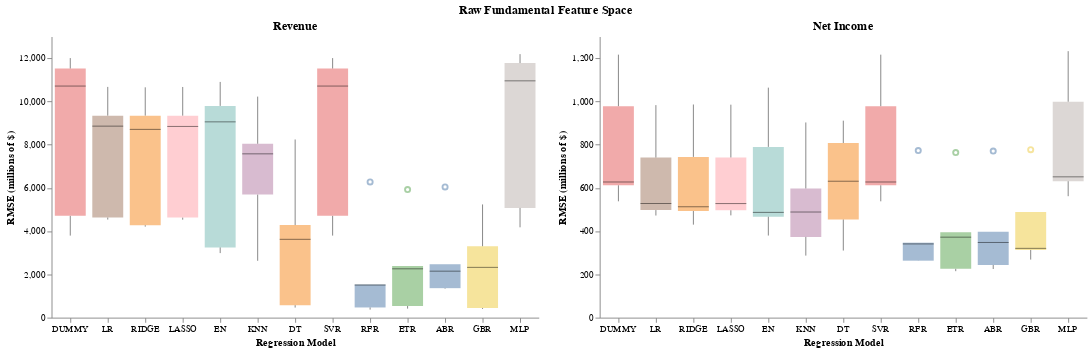

The code cell stored with this chart in its notebook:
### Code cell
full_chart = (rev_chart | ear_chart ).properties(
    title=alt.TitleParams('Raw Fundamental Feature Space', anchor='middle'))
full_chart.configure_view(stroke=None)

### Figure 1 — Vega-Lite specification as saved in the notebook (floating-point values rounded to 4 significant figures)
{"config": {"view": {"continuousWidth": 300, "continuousHeight": 300, "stroke": null}}, "hconcat": [{"data": {"name": "data-3e1e4878b1d128ac7ae00c568484fe6a"}, "mark": {"type": "boxplot", "median": {"color": "black", "strokeWidth": 3}, "opacity": 0.5, "size": 33}, "encoding": {"color": {"field": "model", "legend": null, "type": "nominal"}, "x": {"axis": {"grid": false, "labelAngle": 0}, "field": "model", "sort": ["DUMMY", "LR", "RIDGE", "LASSO", "EN", "KNN", "DT", "SVR", "RFR", "ETR", "ABR", "GBR", "MLP"], "title": "Regression Model", "type": "nominal"}, "y": {"axis": {"grid": false}, "field": "rmse", "title": "RMSE (millions of $)", "type": "quantitative"}}, "height": 300, "title": "Revenue", "width": 520}, {"data": {"name": "data-32b705864bf13af1b564297a31bd0d81"}, "mark": {"type": "boxplot", "median": {"color": "black", "strokeWidth": 3}, "opacity": 0.5, "size": 33}, "encoding": {"color": {"field": "model", "legend": null, "type": "nominal"}, "x": {"axis": {"grid": false, "labelAngle": 0}, "field": "model", "sort": ["DUMMY", "LR", "RIDGE", "LASSO", "EN", "KNN", "DT", "SVR", "RFR", "ETR", "ABR", "GBR", "MLP"], "title": "Regression Model", "type": "nominal"}, "y": {"axis": {"grid": false}, "field": "rmse", "title": "RMSE (millions of $)", "type": "quantitative"}}, "height": 300, "title": "Net Income", "width": 520}], "title": {"text": "Raw Fundamental Feature Space", "anchor": "middle"}, "$schema": "https://vega.github.io/schema/vega-lite/v5.20.1.json", "datasets": {"data-3e1e4878b1d128ac7ae00c568484fe6a": [{"model": "DUMMY", "rmse": 4708.0}, {"model": "DUMMY", "rmse": 12000.0}, {"model": "DUMMY", "rmse": 10710.0}, {"model": "DUMMY", "rmse": 11520.0}, {"model": "DUMMY", "rmse": 3794.0}, {"model": "LR", "rmse": 4630.0}, {"model": "LR", "rmse": 10670.0}, {"model": "LR", "rmse": 8857.0}, {"model": "LR", "rmse": 9341.0}, {"model": "LR", "rmse": 4535.0}, {"model": "RIDGE", "rmse": 4208.0}, {"model": "RIDGE", "rmse": 10650.0}, {"model": "RIDGE", "rmse": 8708.0}, {"model": "RIDGE", "rmse": 9342.0}, {"model": "RIDGE", "rmse": 4275.0}, {"model": "LASSO", "rmse": 4628.0}, {"model": "LASSO", "rmse": 10670.0}, {"model": "LASSO", "rmse": 8844.0}, {"model": "LASSO", "rmse": 9339.0}, {"model": "LASSO", "rmse": 4530.0}, {"model": "EN", "rmse": 3249.0}, {"model": "EN", "rmse": 10900.0}, {"model": "EN", "rmse": 9054.0}, {"model": "EN", "rmse": 9792.0}, {"model": "EN", "rmse": 2985.0}, {"model": "KNN", "rmse": 2629.0}, {"model": "KNN", "rmse": 10220.0}, {"model": "KNN", "rmse": 8040.0}, {"model": "KNN", "rmse": 7575.0}, {"model": "KNN", "rmse": 5691.0}, {"model": "DT", "rmse": 577.0}, {"model": "DT", "rmse": 3623.0}, {"model": "DT", "rmse": 4281.0}, {"model": "DT", "rmse": 8240.0}, {"model": "DT", "rmse": 465.5}, {"model": "SVR", "rmse": 4708.0}, {"model": "SVR", "rmse": 12000.0}, {"model": "SVR", "rmse": 10710.0}, {"model": "SVR", "rmse": 11520.0}, {"model": "SVR", "rmse": 3794.0}, {"model": "RFR", "rmse": 470.8}, {"model": "RFR", "rmse": 6277.0}, {"model": "RFR", "rmse": 1532.0}, {"model": "RFR", "rmse": 1509.0}, {"model": "RFR", "rmse": 371.5}, {"model": "ETR", "rmse": 537.3}, {"model": "ETR", "rmse": 5925.0}, {"model": "ETR", "rmse": 2258.0}, {"model": "ETR", "rmse": 2392.0}, {"model": "ETR", "rmse": 416.5}, {"model": "ABR", "rmse": 1363.0}, {"model": "ABR", "rmse": 6043.0}, {"model": "ABR", "rmse": 2150.0}, {"model": "ABR", "rmse": 2470.0}, {"model": "ABR", "rmse": 1336.0}, {"model": "GBR", "rmse": 446.8}, {"model": "GBR", "rmse": 5236.0}, {"model": "GBR", "rmse": 2326.0}, {"model": "GBR", "rmse": 3301.0}, {"model": "GBR", "rmse": 402.1}, {"model": "MLP", "rmse": 5076.0}, {"model": "MLP", "rmse": 12190.0}, {"model": "MLP", "rmse": 10950.0}, {"model": "MLP", "rmse": 11770.0}, {"model": "MLP", "rmse": 4177.0}], "data-32b705864bf13af1b564297a31bd0d81": [{"model": "DUMMY", "rmse": 538.0}, {"model": "DUMMY", "rmse": 612.1}, {"model": "DUMMY", "rmse": 1216.0}, {"model": "DUMMY", "rmse": 977.9}, {"model": "DUMMY", "rmse": 627.4}, {"model": "LR", "rmse": 472.3}, {"model": "LR", "rmse": 497.6}, {"model": "LR", "rmse": 982.8}, {"model": "LR", "rmse": 740.4}, {"model": "LR", "rmse": 528.1}, {"model": "RIDGE", "rmse": 430.0}, {"model": "RIDGE", "rmse": 493.3}, {"model": "RIDGE", "rmse": 985.7}, {"model": "RIDGE", "rmse": 743.4}, {"model": "RIDGE", "rmse": 512.7}, {"model": "LASSO", "rmse": 472.9}, {"model": "LASSO", "rmse": 496.9}, {"model": "LASSO", "rmse": 985.0}, {"model": "LASSO", "rmse": 740.3}, {"model": "LASSO", "rmse": 527.5}, {"model": "EN", "rmse": 379.6}, {"model": "EN", "rmse": 486.9}, {"model": "EN", "rmse": 1064.0}, {"model": "EN", "rmse": 789.6}, {"model": "EN", "rmse": 467.0}, {"model": "KNN", "rmse": 287.0}, {"model": "KNN", "rmse": 373.4}, {"model": "KNN", "rmse": 902.6}, {"model": "KNN", "rmse": 597.2}, {"model": "KNN", "rmse": 488.5}, {"model": "DT", "rmse": 310.2}, {"model": "DT", "rmse": 807.6}, {"model": "DT", "rmse": 911.0}, {"model": "DT", "rmse": 454.1}, {"model": "DT", "rmse": 630.9}, {"model": "SVR", "rmse": 538.0}, {"model": "SVR", "rmse": 612.1}, {"model": "SVR", "rmse": 1216.0}, {"model": "SVR", "rmse": 977.9}, {"model": "SVR", "rmse": 627.4}, {"model": "RFR", "rmse": 263.5}, {"model": "RFR", "rmse": 262.8}, {"model": "RFR", "rmse": 772.6}, {"model": "RFR", "rmse": 346.7}, {"model": "RFR", "rmse": 340.9}, {"model": "ETR", "rmse": 225.8}, {"model": "ETR", "rmse": 214.8}, {"model": "ETR", "rmse": 763.6}, {"model": "ETR", "rmse": 394.9}, {"model": "ETR", "rmse": 372.3}, {"model": "ABR", "rmse": 224.9}, {"model": "ABR", "rmse": 243.6}, {"model": "ABR", "rmse": 770.6}, {"model": "ABR", "rmse": 397.4}, {"model": "ABR", "rmse": 347.8}, {"model": "GBR", "rmse": 268.5}, {"model": "GBR", "rmse": 313.3}, {"model": "GBR", "rmse": 776.7}, {"model": "GBR", "rmse": 320.6}, {"model": "GBR", "rmse": 488.2}, {"model": "MLP", "rmse": 561.6}, {"model": "MLP", "rmse": 631.2}, {"model": "MLP", "rmse": 1232.0}, {"model": "MLP", "rmse": 998.4}, {"model": "MLP", "rmse": 651.1}]}}
